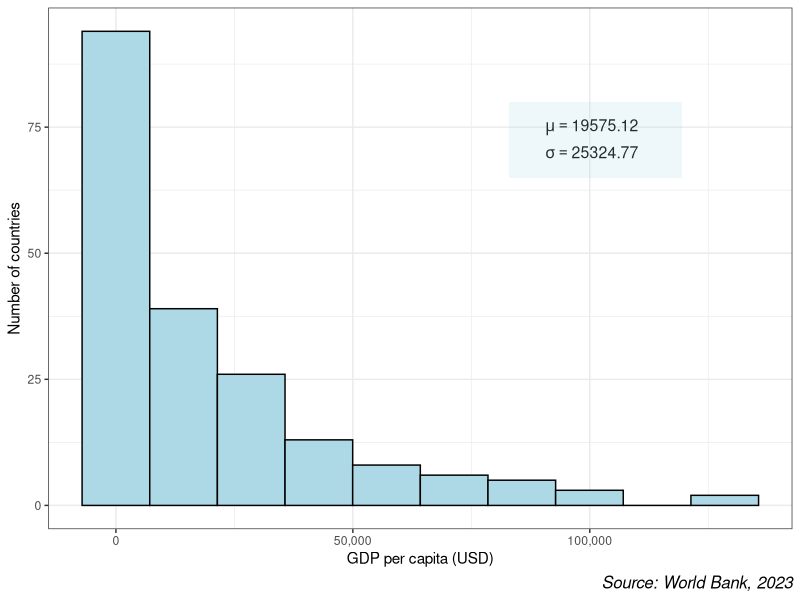
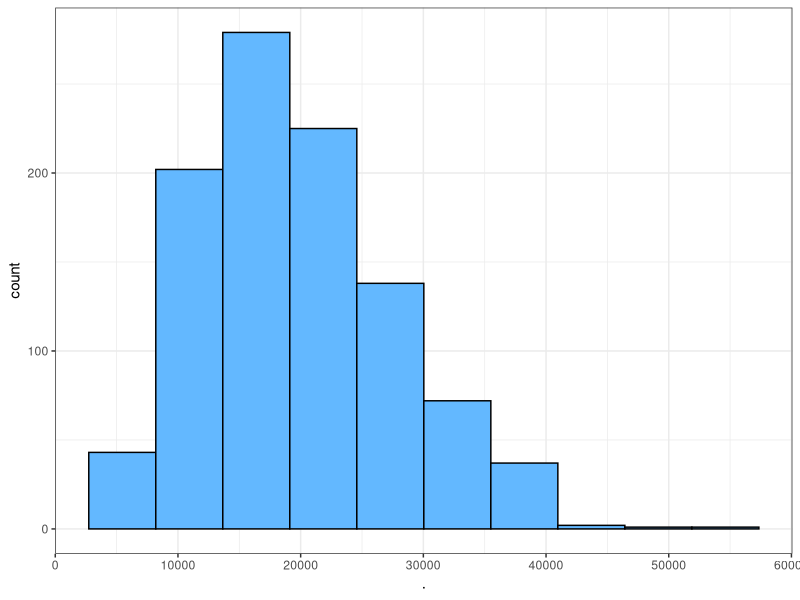
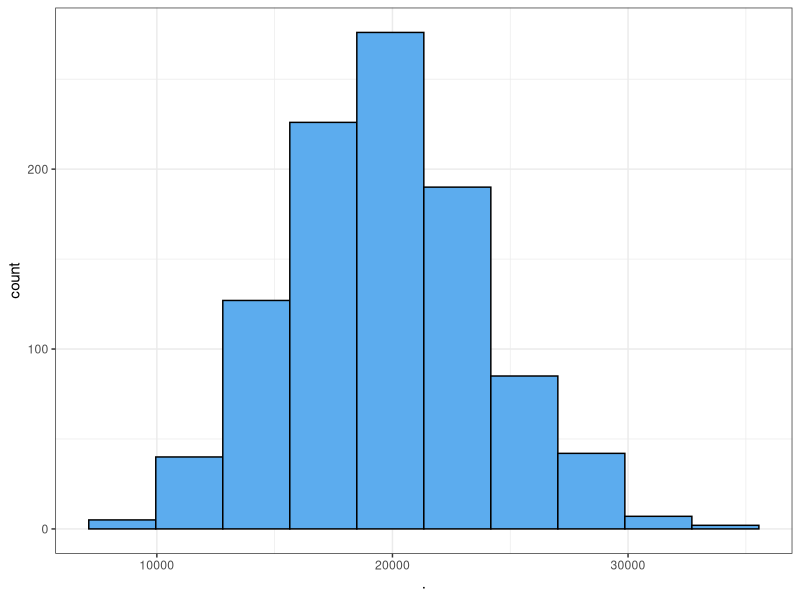
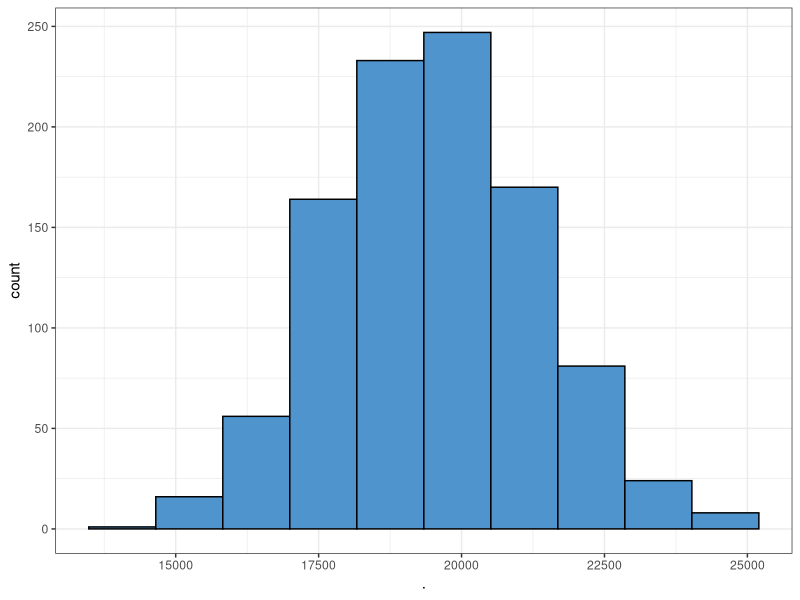
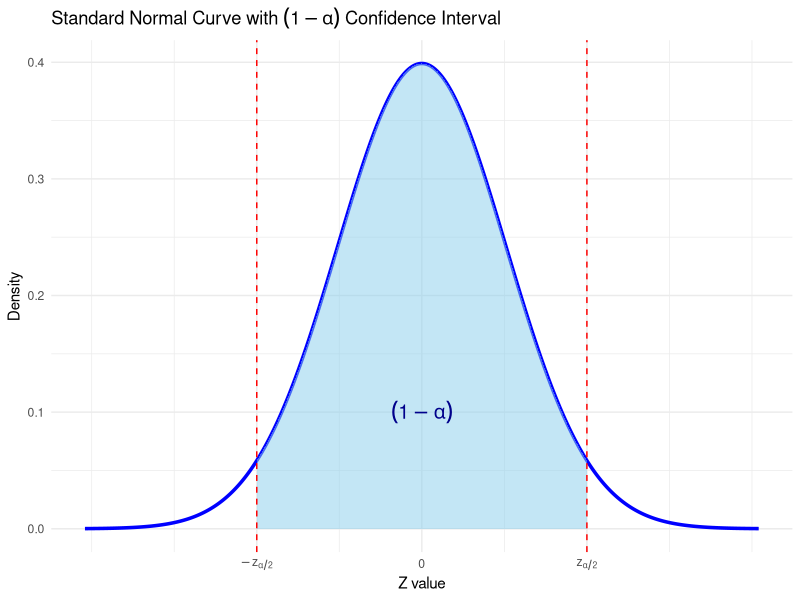
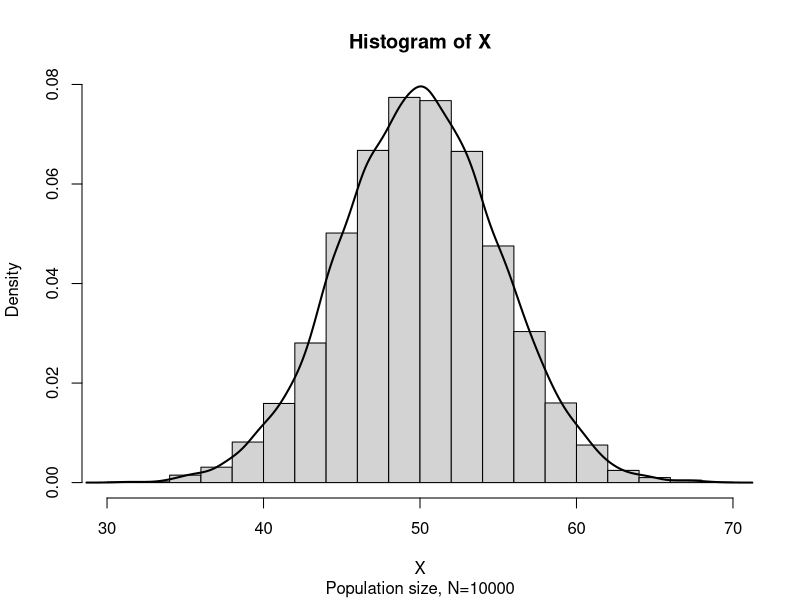
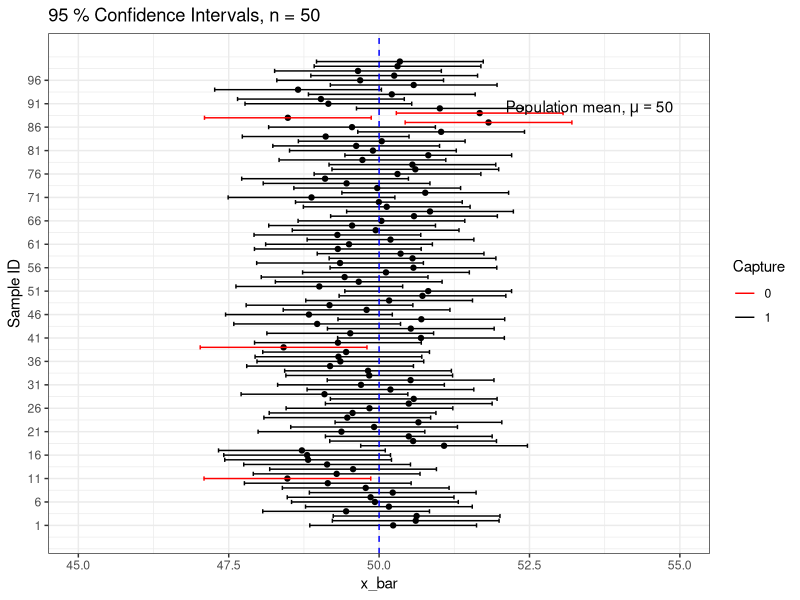

Reproduce these figures in R, in order.
## ---- chunk 1
#| label: fig-fig_clt1
#| fig-cap: "Frequency histogram of GDP percapita of N=218 countries"

library(readxl)

GDP_percap23 <- read_excel("StatForBandE_data.xlsx", 
    sheet = "GDP_percap23")
#View(GDP_percap23)
library(tidyverse)
library(scales)


#GDP_percap23 %>% select(`Country Name`,Y_2023) %>%arrange(-Y_2023)

GDP_percap23 %>% select(`Country Name`,Y_2023) %>%
  filter(`Country Name`!="Monaco") %>% 
  drop_na()->gdp_2023

#gdp_2023 %>% summarise(mu=mean(Y_2023), sigma=sd(Y_2023)) %>% 
#  knitr::kable(digits = 2)

gdp_2023%>%
  ggplot(aes(x=Y_2023))+
  geom_histogram(col="black",fill="lightblue",bins = 10)+
  scale_x_continuous(labels = comma)+
  labs(x="GDP per capita (USD)",y="Number of countries",
       caption="Source: World Bank, 2023")+
  theme_bw()+
  theme(plot.caption =element_text(face = "italic",size = 12))+
  annotate("text", x=100000,y=75, 
           label = expression(~mu == 19575.12),
           color = "black", size = 4)+
  annotate("text", x=100000,y=70, 
           label = expression( ~ sigma == 25324.77),
           color = "black", size = 4)+
  annotate("rect",xmin = 83000, xmax = 119500, ymin = 65, ymax = 80, 
           alpha = 0.2, fill = "lightblue")


## ---- chunk 2
#| label: fig-cltsim
#| fig-cap: "Demonstration of Central Limit Theorem through simulation"
#| fig-subcap: 
#|   - "Sampling distribution of sample mean for sample size n=10"
#|   - "Sampling distribution of sample mean for sample size n=30"
#|   - "Sampling distribution of sample mean for sample size n=100"
#| layout-ncol: 3


xgdp<-gdp_2023$Y_2023
nsim=1000 # no of simulations/ samples

set.seed(231)

replicate(nsim,sample(xgdp,10)) %>%colMeans() %>%as.data.frame() %>% ggplot(aes(x=.))+
  geom_histogram(bins = 10,fill="steelblue1",col="black")+
  theme_bw()->pclt_1

  

replicate(nsim,sample(xgdp,30)) %>%colMeans() %>%as.data.frame() %>% ggplot(aes(x=.))+
  geom_histogram(bins = 10,fill="steelblue2",col="black")+
  theme_bw()->pclt_2
  

replicate(nsim,sample(xgdp,100)) %>%colMeans() %>%as.data.frame() %>% ggplot(aes(x=.))+
  geom_histogram(bins = 10,fill="steelblue3",col="black")+
  theme_bw()->pclt_3

pclt_1
pclt_2
pclt_3

## ---- chunk 3
#| label: fig-figCI
#| fig-cap: "$P(-z_{\\alpha/2}<Z<z_{\\alpha/2}) =1-\\alpha$"

# Load necessary package
library(ggplot2)

# Create data for the normal curve
x <- seq(-4, 4, length = 1000)
y <- dnorm(x)

# Set alpha level
alpha <- 0.05
z_alpha <- qnorm(1 - alpha/2)  # e.g., 1.96 for 95% confidence

# Make a data frame
df <- data.frame(x, y)

# Plot
ggplot(df, aes(x, y)) +
  geom_line(color = "blue", size = 1.2) +   # normal curve
  geom_area(data = subset(df, x >= -z_alpha & x <= z_alpha), 
            aes(x, y), fill = "skyblue", alpha = 0.5) +  # shaded middle area
  geom_vline(xintercept = c(-z_alpha, z_alpha), linetype = "dashed", color = "red") + # critical lines
  scale_x_continuous(
    breaks = c(-z_alpha, 0, z_alpha),
    labels = c(expression(-z[alpha/2]), expression(0), expression(z[alpha/2]))
  ) +
  labs(
    title = expression(paste("Standard Normal Curve with ", (1-alpha), " Confidence Interval")),
    x = "Z value",
    y = "Density"
  ) +
  theme_minimal() +
  annotate("text", x = 0, y = 0.1, 
           label = expression((1-alpha)),
           size = 5, color = "darkblue")



## ---- chunk 4
set.seed(36)
X<-rnorm(10000,50,5)

hist(X,freq = F,sub= "Population size, N=10000")
lines(density(X),lwd=2)
## ---- chunk 5
set.seed(36)
mu=50;sigma=5

## Constructing (1-alpha)*100% CI

alpha=0.05 

con.coef=1-alpha # confidence level

z=round(abs(qnorm(alpha/2)),2)# z=1.96

n=50 # sample size

s.e<-sigma/sqrt(n)

sampl_1<-sample(X,n)
cat("Sample data :", sampl_1)

cat("Sample mean:",round(mean(sampl_1),2))

ci_1<-c(lower=mean(sampl_1)-z*s.e,upper=mean(sampl_1)+z*s.e)
#ci_1[1]
cat("95%  CI:","\n", "[Lower ,Upper]","\n", "[",round(ci_1[1],2),",",round(ci_1[2],2),"]")
## ---- chunk 6
#| label: fig-conf_sim
#| fig-cap: "Simulation of 95% confidence intervals for $\\mu$"

library(tidyverse)

# Suppose, X~N(50,5^2); so
#cat("mu=",50,",", "sigma=",5)



# Let simulate 100 samples each of size n=50

sampl=0

B=100 # number of samples we have drawn from population X

sampl<-(replicate(B,sample(X,n,replace = FALSE)))

sample.means<-colMeans(sampl)

#class(sample.means)

sample.means<-as.data.frame(sample.means)
#class(sample.means)

sample.means%>%rename(x_bar=sample.means)->sample.means

ci<-sample.means%>%mutate(ll=x_bar-z*s.e,ul=x_bar+z*s.e)

ci%>%mutate(id=1:100)%>%select(id,x_bar,ll,ul)->ci

ci%>%mutate(Capture=ifelse(50>ll & 50<ul,"1","0"))->ci_95

#ci%>%head()

# https://statisticsglobe.com/draw-plot-with-confidence-intervals-in-r

colorset = c('0'='red','1'='black')


labels<- expression("Population mean,"~mu == 50)

ggplot(ci_95, aes(id, x_bar)) +
  geom_point() +
  geom_errorbar(aes(ymin = ll, ymax = ul,color = Capture))+
  geom_hline(yintercept = 50, linetype = "dashed", color = "blue")+
  scale_color_manual(values = colorset)+
  ylim(45,55)+
  scale_x_continuous(breaks = seq(1,100,5),limits=c(0, 101))+
  #annotate("text",label=paste("Population mean,mu=",mu),x=90,y=54)+
  annotate("text",x=90,y=53.5,label=as.character(labels),parse=TRUE)+
    labs(title =paste(con.coef*100, "% Confidence Intervals, n =", n),
       x="Sample ID")+
  coord_flip()+
  theme_bw()
